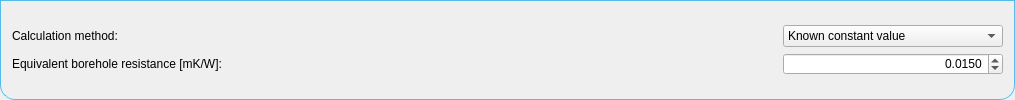
               <widget class="QFrame" name="frame_9">
                <property name="styleSheet">
                 <string notr="true">QFrame {
	border: 1px solid #54bceb;
	border-bottom-left-radius: 15px;
	border-bottom-right-radius: 15px;
}
QLabel{border: 0px solid rgb(255,255,255);}</string>
                </property>
                <property name="frameShape">
                 <enum>QFrame::StyledPanel</enum>
                </property>
                <property name="frameShadow">
                 <enum>QFrame::Raised</enum>
                </property>
                <layout class="QVBoxLayout" name="verticalLayout_4">
                 <property name="spacing">
                  <number>0</number>
                 </property>
                 <item>
                  <layout class="QGridLayout" name="gridLayout_9">
                   <property name="horizontalSpacing">
                    <number>6</number>
                   </property>
                   <property name="verticalSpacing">
                    <number>0</number>
                   </property>
                   <item row="0" column="0">
                    <widget class="QLabel" name="label_Rb_calculation_method">
                     <property name="styleSheet">
                      <string notr="true"/>
                     </property>
                     <property name="text">
                      <string>Calculation method:</string>
                     </property>
                    </widget>
                   </item>
                   <item row="2" column="0">
                    <widget class="QLabel" name="label_BoreholeResistance">
                     <property name="styleSheet">
                      <string notr="true"/>
                     </property>
                     <property name="text">
                      <string>Equivalent borehole resistance [mK/W]: </string>
                     </property>
                    </widget>
                   </item>
                   <item row="0" column="2">
                    <widget class="QComboBox" name="comboBox_Rb_method">
                     <property name="minimumSize">
                      <size>
                       <width>220</width>
                       <height>0</height>
                      </size>
                     </property>
                     <property name="toolTip">
                      <string>Profile meanss .....
depth means ....
sizing means ....</string>
                     </property>
                     <property name="styleSheet">
                      <string notr="true">QFrame {
	border: 1px solid rgb(255, 255, 255);
	border-bottom-left-radius: 0px;
	border-bottom-right-radius: 0px;
}</string>
                     </property>
                     <property name="sizeAdjustPolicy">
                      <enum>QComboBox::AdjustToContents</enum>
                     </property>
                     <property name="minimumContentsLength">
                      <number>0</number>
                     </property>
                     <item>
                      <property name="text">
                       <string>Known constant value</string>
                      </property>
                     </item>
                     <item>
                      <property name="text">
                       <string>Unknown constant value</string>
                      </property>
                     </item>
                     <item>
                      <property name="text">
                       <string>During calculation updating value</string>
                      </property>
                     </item>
                    </widget>
                   </item>
                   <item row="2" column="2">
                    <widget class="QDoubleSpinBox" name="doubleSpinBox_Rb">
                     <property name="styleSheet">
                      <string notr="true"/>
                     </property>
                     <property name="alignment">
                      <set>Qt::AlignRight|Qt::AlignTrailing|Qt::AlignVCenter</set>
                     </property>
                     <property name="decimals">
                      <number>4</number>
                     </property>
                     <property name="minimum">
                      <double>0.000000000000000</double>
                     </property>
                     <property name="maximum">
                      <double>100.000000000000000</double>
                     </property>
                     <property name="singleStep">
                      <double>0.010000000000000</double>
                     </property>
                     <property name="value">
                      <double>0.015000000000000</double>
                     </property>
                    </widget>
                   </item>
                   <item row="1" column="0">
                    <widget class="QLabel" name="label_2">
                     <property name="minimumSize">
                      <size>
                       <width>0</width>
                       <height>6</height>
                      </size>
                     </property>
                     <property name="maximumSize">
                      <size>
                       <width>16777215</width>
                       <height>6</height>
                      </size>
                     </property>
                     <property name="text">
                      <string/>
                     </property>
                    </widget>
                   </item>
                   <item row="0" column="1">
                    <spacer name="horizontalSpacer_6">
                     <property name="orientation">
                      <enum>Qt::Horizontal</enum>
                     </property>
                     <property name="sizeHint" stdset="0">
                      <size>
                       <width>551</width>
                       <height>9</height>
                      </size>
                     </property>
                    </spacer>
                   </item>
                  </layout>
                 </item>
                </layout>
               </widget>
